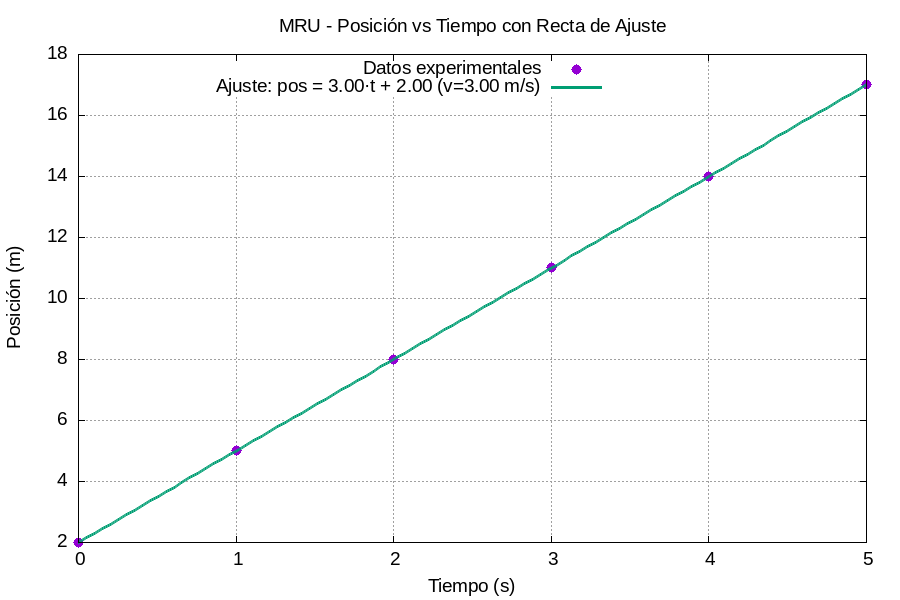

Write the gnuplot code that produced this figure.
# Configuración del gráfico
set terminal png size 900,600 enhanced font "Arial,14"
set output "grafico_mejorado.png"
# Etiquetas y título
set xlabel "Tiempo (s)"
set ylabel "Posición (m)"
set title "MRU - Posición vs Tiempo con Recta de Ajuste"
# Cuadrícula y leyenda
set grid
set key top left
# Calcular pendiente (velocidad) usando los puntos extremos
# En Gnuplot se puede hacer un ajuste lineal simple
# Primero, definimos una función lineal: f(x) = m*x + b
# Realizar ajuste lineal (mínimos cuadrados)
f(x) = m*x + b

# Valores iniciales para mejorar convergencia
m = 3.0
b = 2.0

fit f(x) "datos_mru.txt" using 1:2 via m, b
# Graficar puntos y recta
plot "datos_mru.txt" using 1:2 with points pt 7 ps 1.5 title "Datos experimentales", \
 f(x) with lines lw 3 title sprintf("Ajuste: pos = %.2f·t + %.2f (v=%.2f m/s)", m, b, m)
